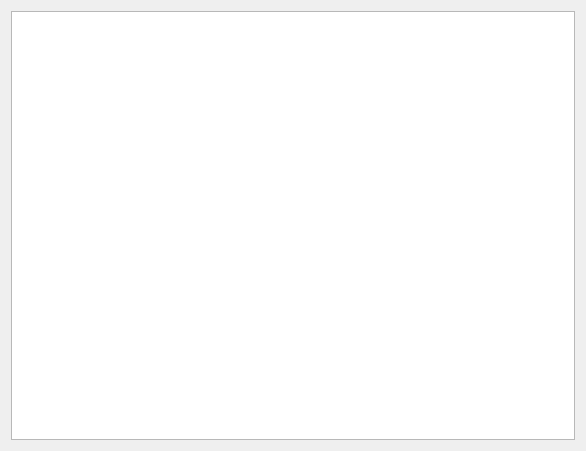
<?xml version="1.0" encoding="UTF-8"?>
<ui version="4.0">
 <class>UserListWidget</class>
 <widget class="QWidget" name="UserListWidget">
  <property name="geometry">
   <rect>
    <x>0</x>
    <y>0</y>
    <width>586</width>
    <height>451</height>
   </rect>
  </property>
  <property name="windowTitle">
   <string>Form</string>
  </property>
  <layout class="QGridLayout" name="gridLayout">
   <item row="0" column="0">
    <widget class="QTableWidget" name="userListTableWidget"/>
   </item>
  </layout>
 </widget>
 <resources/>
 <connections/>
</ui>
